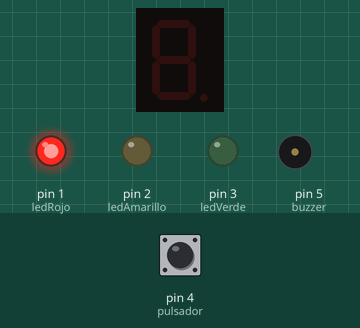
This sketch was run on a simulated Arduino Uno, built with avr-gcc and run on an emulated ATmega328P. On the bench: 1-digit seven-segment display, output pins drawn as LEDs (lit = HIGH), buzzer (waves = sounding). Wiring (inferred from the names in the program): 1-digit 7-segment display, segments lit when HIGH: segments pin 7, pin 6, pin 12, pin 10, pin 11, pin 8, pin 9, pin 13. The inputs (shaded band) are chosen by the test bench; at power-on: pin 4 (pulsador) HIGH. The segment pins are drawn as the display they are named for; pins used as bus, display or sensor lines are not drawn.

Above: at 1.2 s.
1.3 s: pin 4 (pulsador) pulled LOW for 0.15 s
At 1.55 s:
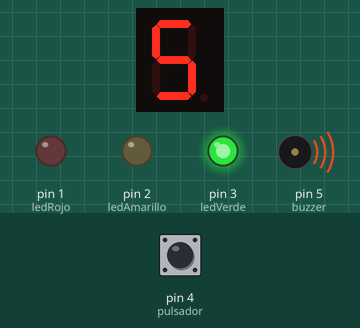
At 3.1 s:
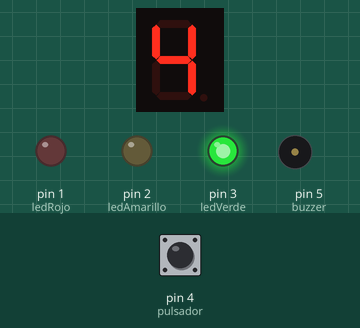
13.4 s: pin 4 (pulsador) pulled LOW for 3.2 s
At 23.9 s:
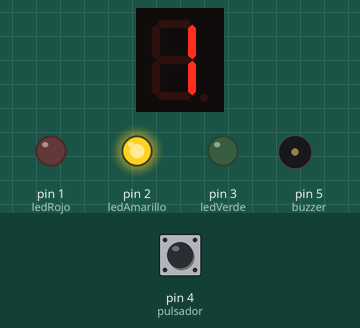
Timing chart, 0 to 24.1 s (numbered marks = the images above; inputs shaded):
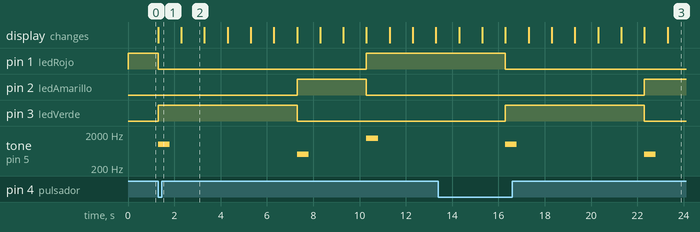

Measured:
- after the input at 1.3 s, pin 1 (ledRojo): HIGH → LOW at once, → HIGH 9.0 s later; pin 2 (ledAmarillo): LOW → HIGH after 6.0 s, → LOW 3.0 s later; pin 3 (ledVerde): LOW → HIGH at once, → LOW 6.0 s later; tone on pin 5 (buzzer): plays 1000 Hz for 0.50 s, 500 Hz for 0.50 s, 1500 Hz for 0.50 s, starting at once; the display: changes at once (image 1)
- after the input at 13.4 s, pin 1 (ledRojo): HIGH → LOW after 2.9 s; pin 2 (ledAmarillo): LOW → HIGH after 8.9 s; pin 3 (ledVerde): LOW → HIGH after 2.9 s, → LOW 6.0 s later; tone on pin 5 (buzzer): silent → 1000 Hz after 2.9 s, → silent 0.50 s later, → 500 Hz 5.5 s later, → silent 0.50 s later
- what the display in image 2 shows lasts 1.0 s, from 2.3 s to 3.3 s

The sketch:

SEMAFORO_INTELIGENTE.ino
```cpp
// Pines de los LEDs
const int ledRojo = 1;
const int ledAmarillo = 2;
const int ledVerde = 3;

// Pines del buzzer
const int buzzer = 5;

// Pines del pulsador
const int pulsador = 4;

// Pines del display de 7 segmentos
const int segA = 7;
const int segB = 6;
const int segC = 12;
const int segD = 10;
const int segE = 11;
const int segF = 9;
const int segG = 8;
const int segDP = 13; // Punto decimal (opcional)

// Segmentos para números del display (ánodo común)
const byte numeros[10][8] = {
  {HIGH, HIGH, HIGH, HIGH, HIGH, LOW, HIGH, LOW}, // 0
  {LOW, HIGH, HIGH, LOW, LOW, LOW, LOW, LOW},    // 1
  {HIGH, HIGH, LOW, HIGH, HIGH, HIGH, LOW, LOW}, // 2
  {HIGH, HIGH, HIGH, HIGH, LOW, HIGH, LOW, LOW}, // 3
  {LOW, HIGH, HIGH, LOW, LOW, HIGH, HIGH, LOW},  // 4
  {HIGH, LOW, HIGH, HIGH, LOW, HIGH, HIGH, LOW}, // 5
  {HIGH, LOW, HIGH, HIGH, HIGH, HIGH, HIGH, LOW},// 6
  {HIGH, HIGH, HIGH, LOW, LOW, LOW, LOW, LOW},   // 7
  {HIGH, HIGH, HIGH, HIGH, HIGH, HIGH, HIGH, LOW},// 8
  {HIGH, HIGH, HIGH, HIGH, LOW, HIGH, HIGH, LOW} // 9
};


// Variable para el pulsador
bool botonPresionado = false;

// Función para mostrar un número en el display
void mostrarNumero(int numero) {
  if (numero > 9) {     // Apagar display si el número es mayor a 9
    digitalWrite(segA, LOW);
    digitalWrite(segB, LOW);
    digitalWrite(segC, LOW);
    digitalWrite(segD, LOW);
    digitalWrite(segE, LOW);
    digitalWrite(segF, LOW);
    digitalWrite(segG, LOW);
    digitalWrite(segDP, LOW);
  } else {              // Mostrar número en el display
    digitalWrite(segA, numeros[numero][0]);
    digitalWrite(segB, numeros[numero][1]);
    digitalWrite(segC, numeros[numero][2]);
    digitalWrite(segD, numeros[numero][3]);
    digitalWrite(segE, numeros[numero][4]);
    digitalWrite(segF, numeros[numero][5]);
    digitalWrite(segG, numeros[numero][6]);
    digitalWrite(segDP, numeros[numero][7]);
  }
}

// Función para realizar la cuenta regresiva en el display
void cuentaRegresiva(int segundos) {
  for (int i = segundos; i >= 0; i--) {
    mostrarNumero(i);   // Mostrar el número en el display
    delay(1000);        // Esperar un segundo
  }
  mostrarNumero(10);    // Apagar el display
}

void setup() {
  // Configuración de pines para LEDs
  pinMode(ledRojo, OUTPUT);
  pinMode(ledAmarillo, OUTPUT);
  pinMode(ledVerde, OUTPUT);

  // Configuración del buzzer
  pinMode(buzzer, OUTPUT);

  // Configuración del pulsador
  pinMode(pulsador, INPUT_PULLUP);

  // Configuración de pines del display
  pinMode(segA, OUTPUT);
  pinMode(segB, OUTPUT);
  pinMode(segC, OUTPUT);
  pinMode(segD, OUTPUT);
  pinMode(segE, OUTPUT);
  pinMode(segF, OUTPUT);
  pinMode(segG, OUTPUT);
  pinMode(segDP, OUTPUT);

  // Estado inicial
  digitalWrite(ledRojo, HIGH); // Inicia en rojo
  mostrarNumero(10);           // Apagar el display
}

void loop() {
  // Leer el estado del pulsador
  if (digitalRead(pulsador) == LOW && !botonPresionado) {
    botonPresionado = true; // Activar el semáforo solo al presionar el botón
  }

  if (botonPresionado) {
    // Ciclo del semáforo
    // Verde
    digitalWrite(ledRojo, LOW);
    digitalWrite(ledVerde, HIGH);
    tone(buzzer, 1000, 500); // Sonido al cambiar al verde
    cuentaRegresiva(5);
    noTone(buzzer);          // Detener sonido

    // Amarillo
    digitalWrite(ledVerde, LOW);
    digitalWrite(ledAmarillo, HIGH);
    tone(buzzer, 500, 500);  // Sonido al cambiar al amarillo
    cuentaRegresiva(2);
    noTone(buzzer);          // Detener sonido

    // Rojo
    digitalWrite(ledAmarillo, LOW);
    digitalWrite(ledRojo, HIGH);
    tone(buzzer, 1500, 500); // Sonido al cambiar al rojo
    cuentaRegresiva(5);
    noTone(buzzer);          // Detener sonido

    botonPresionado = false; // Reiniciar estado del botón
  }
}
```
